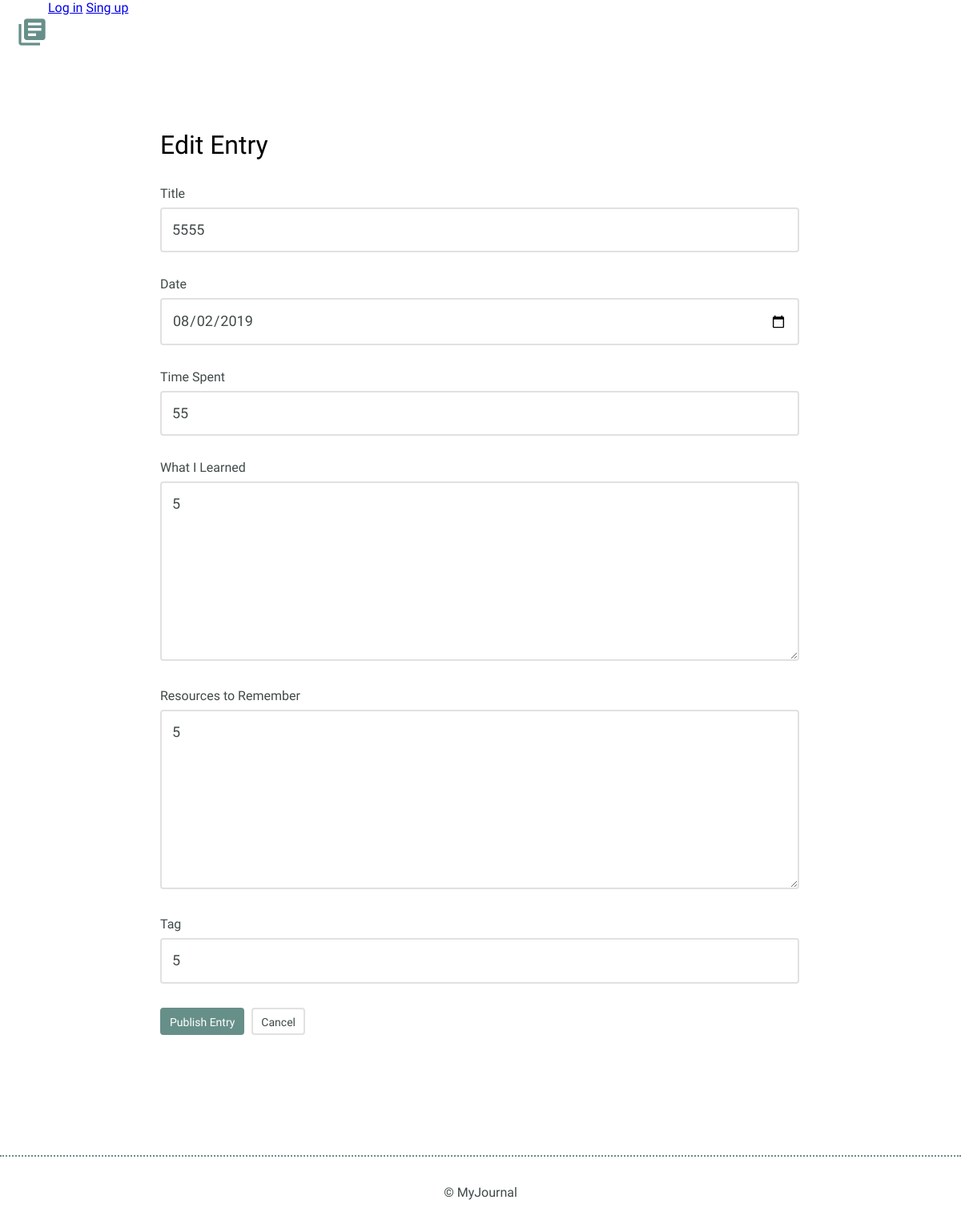
Page /entries/5555/edit on the committed database.
### models.py (models this page shows, shortened)
class Journal(Model):
    title = TextField(unique = True)
    date = DateField()
    time_spent = IntegerField()
    what_you_lean = TextField()
    resource_to_remember = TextField()
    tag = TextField()
    slug = TextField()
    class Meta:
        database = DATABASE
        order_by = ('-date')

### app.py (the view, shortened to what this page needs)
@app.route('/entries/<slug>/edit', methods=('GET', 'POST'))
def edit(slug):
    form = forms.JournalForm()
    journal = models.Journal.get(models.Journal.slug == slug)
    return render_template('edit.html', form=form , journal=journal)

### forms.py
class JournalForm(Form):
    title = StringField('title', validators=[DataRequired()])
    date = DateField('date', validators=[DataRequired()])
    time_spent = IntegerField('time_spent', validators=[DataRequired()])
    what_you_lean = TextAreaField('what_you_lean', validators=[DataRequired()])
    resource_to_remember = TextAreaField('resource_to_remember',
        validators=[DataRequired()])
    tag = TextField('tag', validators=[DataRequired()])

### app.py (called while the page is built)
@app.before_request
def before_request():
    g.db = models.DATABASE
    g.db.connect()
    g.user = current_user

@app.after_request
def after_request(response):
    g.db.close()
    return response

### templates/edit.html (shortened to what this page needs)
{% extends "layout.html" %}
{% block content %}
            <div class="container">
                <div class="edit-entry">
                    <h2>Edit Entry</h2>
                    <form method="POST" action="">
                        <label for="title"> Title</label>
                        <input id="title" type="text" name="title" value="{{ journal.title }}"><br>
                        <label for="date">Date</label>
                        <input id="date" type="date" name="date" value="{{ journal.date }}"><br>
                        <label for="time_spent"> Time Spent</label>
                        <input id="time_spentt" type="text" name="time_spent" value="{{ journal.time_spent }}"><br>
                        <label for="what_you_lean">What I Learned</label>
                        <textarea id="what_you_lean" rows="5" name="what_you_lean">{{ journal.what_you_lean }}</textarea>
                        <label for="resource_to_remember">Resources to Remember</label>
                        <textarea id="resource_to_remember" rows="5" name="resource_to_remember" >{{ journal.resource_to_remember }}</textarea>
                        <label for="tag">Tag</label>
                        <input id="tag" type="text" name="tag" value="{{ journal.tag }}"><br>
                        <input type="submit" value="Publish Entry" class="button">
                        <a href="{{ url_for('detail', slug=journal.slug) }}" class="button button-secondary">Cancel</a>
                    </form>
                </div>
            </div>
{% endblock %}

### static/css/site.css (style rules this page uses)
body { font-size: 16px; color: #404a49; font-family: 'Cousine', serif; font-weight: 400; }
.container { margin: 0 auto; padding: 0 25px; }
.button { padding: 8px 10px 6px 10px; background: #678f89; border: 2px solid #678f89; border-radius: 4px; text-decoration: none; color: #FFF; position: relative; text-align: center; font-size: 14px; }
.button.button-secondary { background: #FFF; border: 2px solid #e1e1e1; color: #404a49; }
h1, h2, h3 { margin: 0; font-weight: 400; line-height: 1em; color: #000; }
h2 { font-size: 32px; }
.entry-list, .edit-entry, .new-entry { max-width: 800px; margin: 0 auto; padding: 70px 0 150px 0; }
.edit-entry h2, .new-entry h2 { margin-bottom: 35px; }
form label { display: block; margin-bottom: 8px; }
form input[type=text], form input[type=password], form input[type=date], form textarea { border: 2px solid #e1e1e1; font-size: 18px; line-height: 1.8em; padding:10px 13px; margin-bottom: 30px; border-radius: 4px; width: calc(100% - 32px); }
.edit-entry form textarea, .new-entry form textarea { min-height: 200px; }
input[type=submit] { margin-right: 5px; }

### rows in the picture
Journal: title "5555", date "08/02/2019", time_spent "55", what_you_lean "5", resource_to_remember "5", tag "5"
